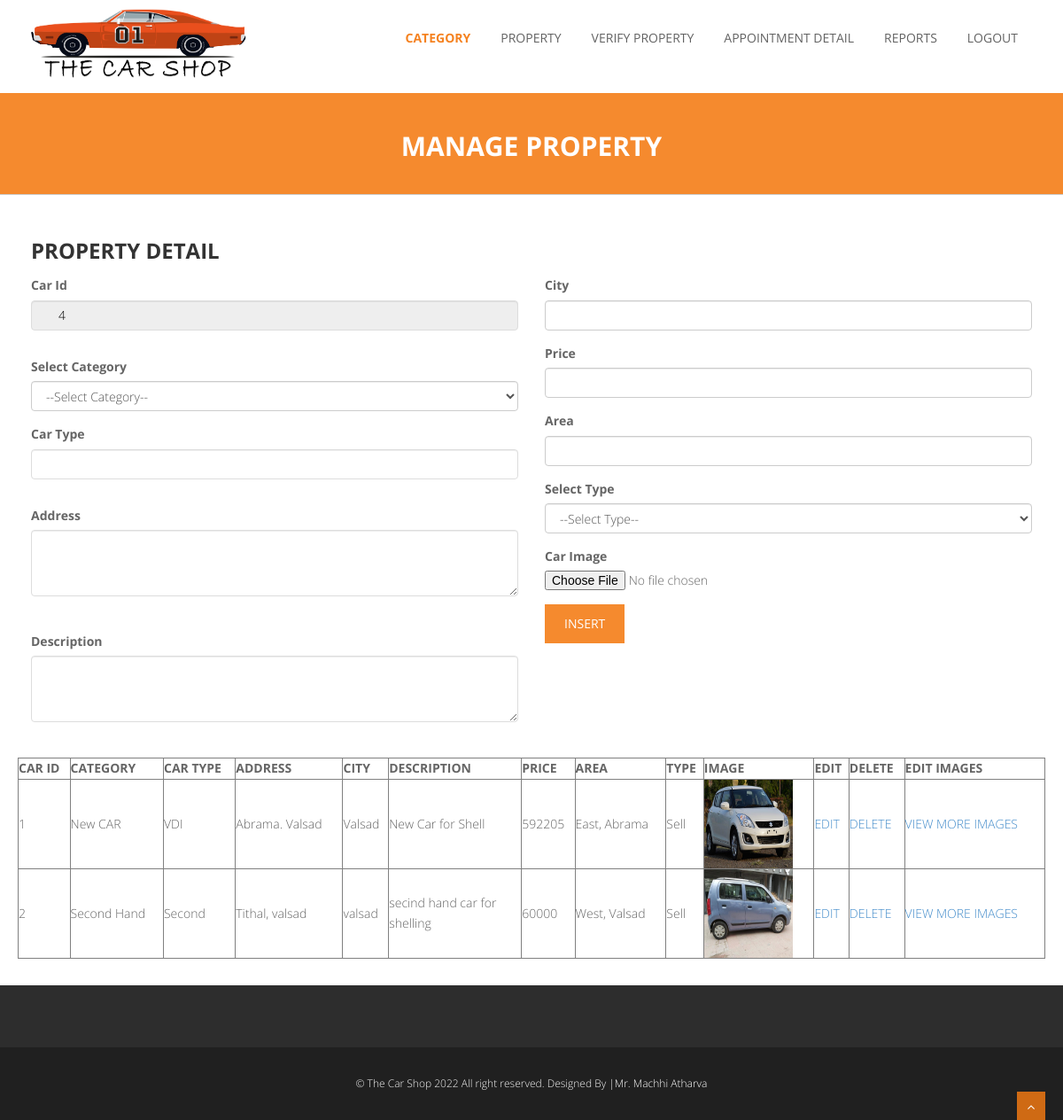
The page /admin_manage_property.php on the database its author committed.
### tables this page shows
CREATE TABLE `property_master` (
  `property_id` int(10) NOT NULL,
  `category_id` int(10) NOT NULL,
  `property_type` varchar(50) NOT NULL,
  `address` varchar(200) NOT NULL,
  `city` varchar(10) NOT NULL,
  `description` varchar(200) NOT NULL,
  `property_price` int(10) NOT NULL,
  `property_img` varchar(50) NOT NULL,
  `property_area` varchar(20) NOT NULL,
  `type` int(1) NOT NULL,
  `status` int(1) NOT NULL,
  `customer_id` int(10) NOT NULL
);

CREATE TABLE `category_master` (
  `category_id` int(10) NOT NULL,
  `category` varchar(50) NOT NULL
);

### admin_manage_property.php (the view, shortened to what this page needs)
<?php
include("admin_header.php");
include("connect.php");
$res=mysqli_query($con,"select max(property_id) from property_master");
$pid=0;
while($r=mysqli_fetch_array($res))
{
	$pid=$r[0];
}
$pid++;
?>
<section id="inner-headline">
	<div class="container">
		<div class="row">
			<div class="col-lg-12">
				<h2 class="pageTitle">MANAGE PROPERTY</h2>
			</div>
		</div>
	</div>
	</section>
	<section id="content">
	<div class="container">
	<div class="row">
								<div class="col-md-6">
									<h3>PROPERTY DETAIL</h3>
									<div class="contact-form">
		<form method="post" name="form1" class="contact" enctype="multipart/form-data">
							<div class="form-group has-feedback">
								<label for="email">Car Id</label>
								<input type="text" class="form-control" name="txtpid"  value="<?php echo $pid; ?>" placeholder="" readonly="readonly">
							</div>
							<div class="form-group has-feedback">
												<label for="name">Select Category</label>
												<select class="form-control" name="selcat">
													<option value="0">--Select Category--</option>
												</select>
											</div>
				<div class="form-group has-feedback">
					<label for="email">Car Type</label>
					<input type="text" class="form-control" name="txtptype" value="<?php if(isset($ptype)) echo $ptype; ?>" placeholder="">
				</div>
				<div class="form-group has-feedback">
					<label for="message">Address</label>
					<textarea class="form-control" rows="3" name="txtadd" placeholder=""><?php if(isset($add)) echo $add; ?></textarea>
				</div>
					<div class="form-group has-feedback">
					<label for="message">Description</label>
					<textarea class="form-control" rows="3" name="txtdesc" placeholder=""><?php if(isset($desc)) echo $desc; ?></textarea>
				</div>
									</div>
								</div>
								<div class="col-md-6">
									<h3><br/></h3>
			<div class="form-group has-feedback">
					<label for="email">City</label>
					<input type="text" class="form-control" name="txtcity" placeholder="" value="<?php if(isset($city)) echo $city; ?>">
				</div>
										<div class="form-group has-feedback">
					<label for="email">Price</label>
					<input type="text" class="form-control" name="txtprice" placeholder="" value="<?php if(isset($price)) echo $price; ?>">
				</div>
				<div class="form-group has-feedback">
					<label for="email">Area</label>
					<input type="text" class="form-control" name="txtarea" placeholder="" value="<?php if(isset($area)) echo $area; ?>">
				</div>
				<div class="form-group has-feedback">
												<label for="name">Select Type</label>
												<select class="form-control" name="seltype">
													<option value="0">--Select Type--</option>
												</select>
											</div>
				<div class="form-group has-feedback">
					<label for="email">Car Image</label>
					<input type="file" name="txtimg" id="txtimg" placeholder="">
				</div>
											<?php
												if(isset($_REQUEST['eid']))
												{
													if(isset($img1))
													{
														echo "<img src='$img1' style='width:150px; height:150px;'><br/>";
													}
											?>
													<input type="submit" value="UPDATE" class="submit btn btn-default" name="btnedit" onclick="return validate1();">
											<?php
												}else{
											?>
													<input type="submit" value="INSERT" class="submit btn btn-default" name="btninsert" onclick="return validate();">
											<?php
												}
											?>
								</div>
									<?php
										$qur1=mysqli_query($con,"select * from property_master where customer_id='0'");
										if(mysqli_num_rows($qur1)>0)
										{
											echo "<table width='100%' border='1'>
												<tr>
													<th>CAR ID</th>
													<th>CATEGORY</th>
													<th>CAR TYPE</th>
													<th>ADDRESS</th>
													<th>CITY</th>
													<th width='150px'>DESCRIPTION</th>
													<th>PRICE</th>
													<th>AREA</th>
													<th>TYPE</th>
													<th>IMAGE</th>
													<th>EDIT</th>
													<th>DELETE</th>
													<th>EDIT IMAGES</th>
												</tr>";
											while($q1=mysqli_fetch_array($qur1))
											{
												echo "<tr>";
												echo "<td>$q1[0]</td>";
												$qur2=mysqli_query($con,"select * from category_master where category_id='$q1[0]'");
												$q2=mysqli_fetch_array($qur2);
												echo "<td>$q2[1]</td>";
												echo "<td>$q1[2]</td>";
												echo "<td>$q1[3]</td>";
												echo "<td>$q1[4]</td>";
												echo "<td>$q1[5]</td>";
												echo "<td>$q1[6]</td>";
												echo "<td>$q1[8]</td>";
												if($q1[9]=="1")
												{
													echo "<td>Rent</td>";
												}else{
													echo "<td>Sell</td>";
												}
												echo "<td><a href='$q1[7]' target='_blank'><img src='$q1[7]' style='width:100px; height:100px' ></a></td>";
												echo "<td><a href='admin_manage_property.php?eid=$q1[0]'>EDIT</a></td>";
												echo "<td>"; ?><a href="admin_manage_property.php?did=<?php echo $q1[0]; ?>" onClick="return confirm('Are You Sure You Want To Delete?');">DELETE</a><?php echo "</td>";
												echo "<td><a href='admin_manage_property_img.php?pid=$q1[0]'>VIEW MORE IMAGES</a></td>";
												echo "</tr>";
											}
											echo "</table>";
										}else{
											echo "No Property Found";
										}
									?>
							</div>
	</div>
	</section>
<?php
include("footer.php");
?>

### admin_header.php (shortened to what this page needs)
<!DOCTYPE html>
<html lang="en">
<head>
<link href="css/bootstrap.min.css" rel="stylesheet" />
<link href="css/fancybox/jquery.fancybox.css" rel="stylesheet">
<link href="css/jcarousel.css" rel="stylesheet" />
<link href="css/flexslider.css" rel="stylesheet" />
<link href="js/owl-carousel/owl.carousel.css" rel="stylesheet">
<link href="css/style.css" rel="stylesheet" />
</head>
<body>
<div id="wrapper" class="home-page">
	<header>
        <div class="navbar navbar-default navbar-static-top">
            <div class="container">
                <div class="navbar-header">
                    <a  href="index.html"><img src="img/tcs.png" style="width:245px; height:82px;"alt="logo"/></a>
                </div>
                <div class="navbar-collapse collapse ">
                    <ul class="nav navbar-nav">
                        <li class="active"><a href="admin_cat.php">Category</a></li>
						<li><a href="admin_manage_property.php">Property</a></li>
						<li><a href="admin_verify_property.php">Verify Property</a></li>
						<li><a href="admin_view_appointment.php">Appointment Detail</a></li>
                        <li><a href="admin_reports.php">Reports</a></li>
                        <li><a href="logout.php">Logout</a></li>
                    </ul>
                </div>
            </div>
        </div>
	</header>

### footer.php (shortened to what this page needs)
<footer>
	<div id="sub-footer">
		<div class="container">
			<div class="row">
				<div class="col-lg-12">
					<div class="copyright">
						<p align='center'>
							<span>&copy; The Car Shop 2022 All right reserved. Designed By </span><a href="#">|Mr. Machhi Atharva </a>
						</p>
					</div>
				</div>
			</div>
		</div>
	</div>
	</footer>
</div>
<a href="#" class="scrollup"><i class="fa fa-angle-up active"></i></a>
</body>
</html>

### css/style.css (style rules this page uses)
body { font-family:'Open Sans', Arial, sans-serif; font-size:14px; font-weight:300; line-height:1.6em; color:#656565; }
h1,h2, h3, h4, h5, h6 { font-family:'Open Sans', Arial, sans-serif; font-weight:700; line-height:1.1em; color: #333; margin-bottom: 7px; }
h3 { margin-bottom:15px; }
.container { padding:0 20px 0 20px; position:relative; }
#wrapper { width:100%; margin:0; padding:0; }
.row,.row-fluid { margin-bottom:30px; }
header .navbar { margin-bottom: 0; }
.navbar-default { border: none; }
header .navbar-collapse ul.navbar-nav { float: right; margin-right: 0; }
header .navbar { min-height: 70px; padding: 18px 0; background: #fff; }
.home-page header .navbar-default { background: rgba(255, 255, 255, 1); width: 100%; position: relative; }
header .nav li a:hover, header .nav li a:focus, header .nav li.active a, header .nav li.active a:hover, header .nav li a.dropdown-toggle:hover, header .nav li a.dropdown-toggle:focus, header .nav li.active ul.dropdown-menu li a:hover, header .nav li.active ul.dropdown-menu li.active a { -webkit-transition: all .3s ease; -moz-transition: all .3s ease; -ms-transition: all .3s ease; -o-transition: all .3s ease; transition: all .3s ease; }
header .navbar { min-height: 70px; padding: 10px 0; }
header .navbar-nav > li { padding-bottom: 12px; padding-top: 12px; }
header .navbar-nav > li > a { padding-bottom: 6px; padding-top: 5px; margin-left: 2px; line-height: 30px; font-weight: 700; -webkit-transition: all .3s ease; -moz-transition: all .3s ease; -ms-transition: all .3s ease; -o-transition: all .3s ease; transition: all .3s ease; }
.navbar-default .navbar-nav > .active > a, .navbar-default .navbar-nav > .active > a:hover, .navbar-default .navbar-nav > .active > a:focus { background-color: #fff; }
header ul.nav li { border:none; margin:0; }
header ul.nav li a { font-size: 14px; border:none; font-weight: 400; text-transform:uppercase; }
.navbar .nav > li > a { color: #626262; text-shadow: none; border: 1px solid rgba(255, 255, 255, 0) !important; }
.navbar .nav > .active > a,.navbar .nav > .active > a:hover { background:none; font-weight:700; }
.navbar-default .navbar-nav>.active>a, .navbar-default .navbar-nav>.active>a:hover, .navbar-default .navbar-nav>.active>a:focus { color: #F58220; }
.pageTitle { color: #fff; margin: 30px 0 3px; display: inline-block; }
#content { position:relative; background:#fff; padding: 30px 0 0px 0; }
#content img { max-width:100%; height:auto; }
#inner-headline { position: relative; margin: 0; padding: 0; color: #F58A2E; background: #F58A2E; margin-top: 3px; padding-top: 8px; border-bottom: 1px solid #CBCBCB; }
#inner-headline h2.pageTitle { color: #FFFFFF; padding: 5px 0; text-align:center; display:block; }
img { width: 100%; }
.btn { text-align: center; background: #F58A2E; color: #fff; border-radius: 0;padding: 12px 22px;border: 0; }
footer { background:#000; }
footer { padding:50px 0 0 0; color:#f8f8f8; background: #2D2D2D; }
footer a { color:#fff; }
#sub-footer { text-shadow:none; color:#f5f5f5; padding:0; padding-top:30px; margin:20px 0 0 0; background: #202020; }
#sub-footer p { margin:0; padding:0; }
#sub-footer span { color:#f5f5f5; }
.copyright { text-align:left; font-size:12px; }
.scrollup { position:fixed; width:32px; height:32px; bottom:0px; right:20px; background: #CF6A14; }
a.scrollup { outline:0; text-align: center; }
a.scrollup i { margin-top: 10px; color: #fff; }
.contact input { background: #fff; border: solid 1px #ddd; color: #000; padding: 15px 30px; margin-right: 3%; margin-bottom: 30px; outline: none; }
.contact textarea { background: #fff; color: #000; border: solid 1px #ddd; padding: 15px 30px; margin-bottom: 40px; outline: none; height: 75px; }

### rows shown on the page
property_master: property_id "1", category_master.category "New CAR", property_type "VDI", address "Abrama. Valsad", city "Valsad", description "New Car for Shell", property_price "592205", property_area "East, Abrama", type "Sell", property_img (picture)
property_master: property_id "2", category.category "Second Hand", property_type "Second", address "Tithal, valsad", city "valsad", description "secind hand car for shelling", property_price "60000", property_area "West, Valsad", type "Sell", property_img (picture)
